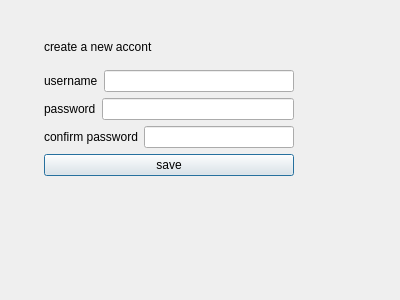
<?xml version="1.0" encoding="UTF-8"?>
<ui version="4.0">
 <class>Newaccount</class>
 <widget class="QDialog" name="Newaccount">
  <property name="geometry">
   <rect>
    <x>0</x>
    <y>0</y>
    <width>400</width>
    <height>300</height>
   </rect>
  </property>
  <property name="windowTitle">
   <string>Dialog</string>
  </property>
  <widget class="QWidget" name="">
   <property name="geometry">
    <rect>
     <x>44</x>
     <y>30</y>
     <width>250</width>
     <height>146</height>
    </rect>
   </property>
   <layout class="QVBoxLayout" name="verticalLayout">
    <item>
     <widget class="QLabel" name="label">
      <property name="text">
       <string>create a new accont</string>
      </property>
     </widget>
    </item>
    <item>
     <layout class="QHBoxLayout" name="horizontalLayout">
      <item>
       <widget class="QLabel" name="label_2">
        <property name="text">
         <string>username</string>
        </property>
       </widget>
      </item>
      <item>
       <widget class="QLineEdit" name="lineEdit"/>
      </item>
     </layout>
    </item>
    <item>
     <layout class="QHBoxLayout" name="horizontalLayout_2">
      <item>
       <widget class="QLabel" name="label_3">
        <property name="text">
         <string>password</string>
        </property>
       </widget>
      </item>
      <item>
       <widget class="QLineEdit" name="lineEdit_2"/>
      </item>
     </layout>
    </item>
    <item>
     <layout class="QHBoxLayout" name="horizontalLayout_3">
      <item>
       <widget class="QLabel" name="label_4">
        <property name="text">
         <string>confirm password</string>
        </property>
       </widget>
      </item>
      <item>
       <widget class="QLineEdit" name="lineEdit_3"/>
      </item>
     </layout>
    </item>
    <item>
     <widget class="QPushButton" name="pushButton">
      <property name="text">
       <string>save</string>
      </property>
     </widget>
    </item>
   </layout>
  </widget>
 </widget>
 <resources/>
 <connections/>
</ui>
